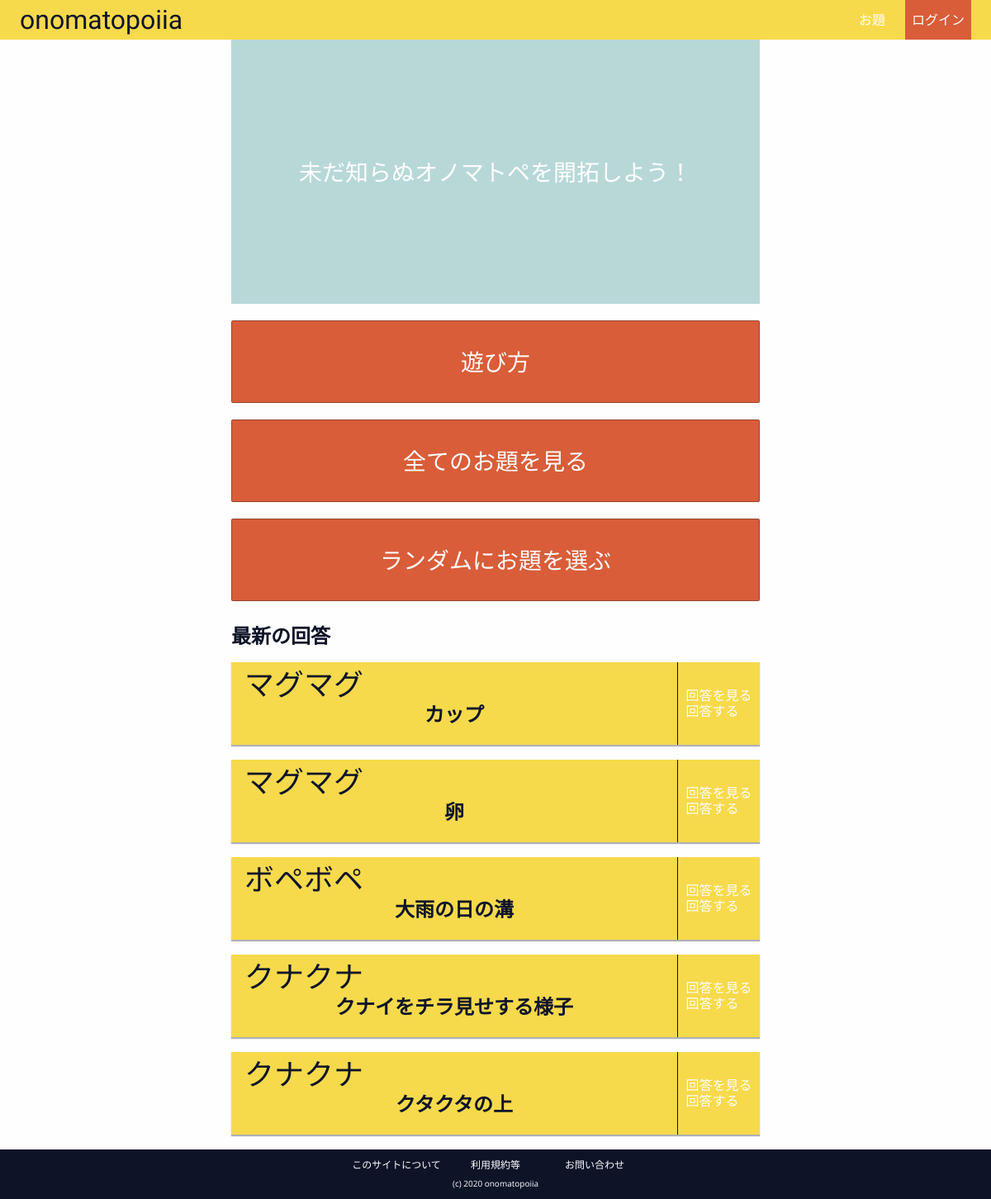
Before: /onomato/ with the older database file.
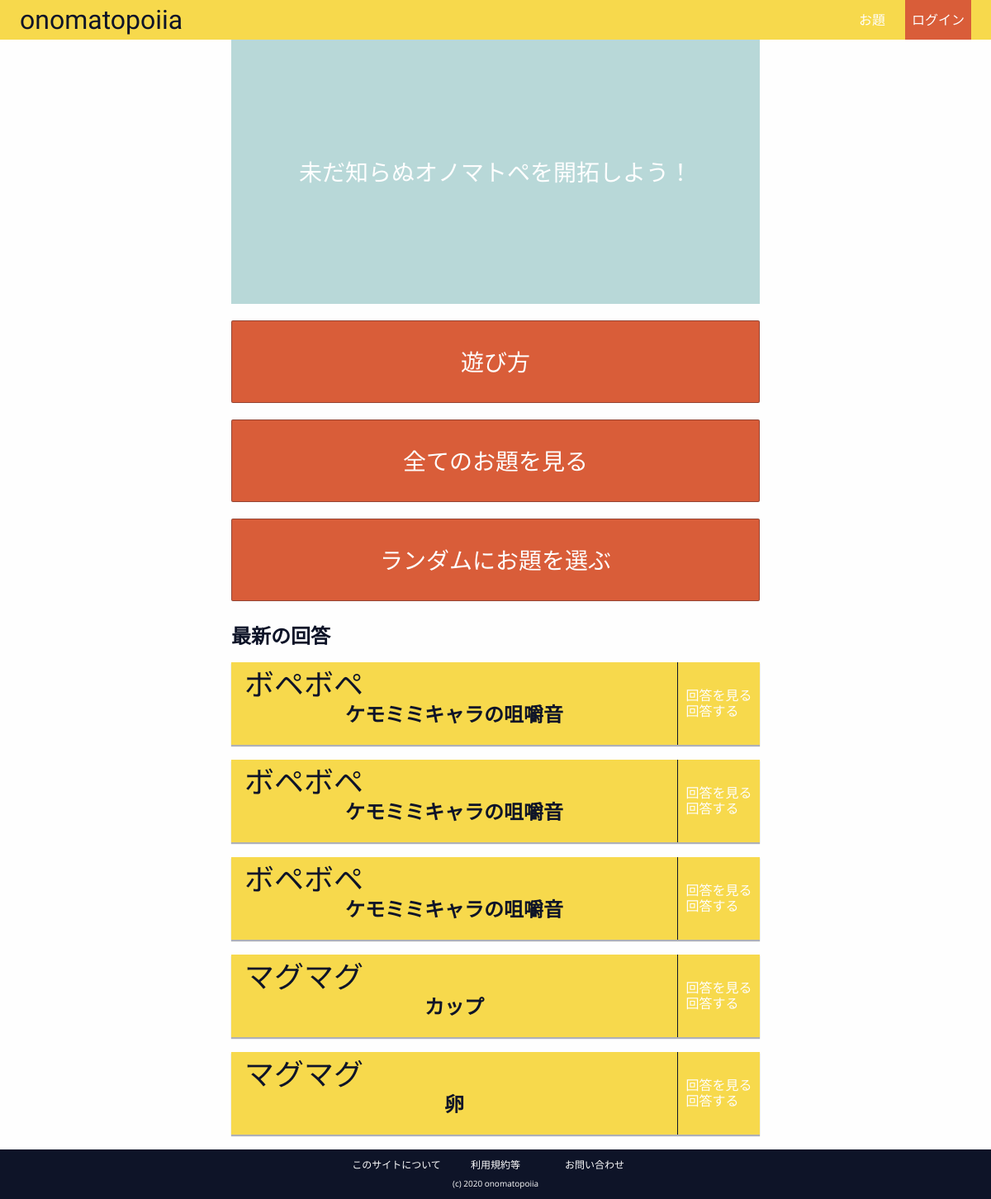
After: the same page with the newer database file.
### onomato/models.py (models this page shows, shortened)
class Answer(models.Model):
    odai = models.ForeignKey(Odai, on_delete=models.CASCADE)
    answer_text = models.CharField(max_length=50, null=False)
    pub_date = models.DateTimeField('date published')

class Odai(models.Model):
    odai_text = models.CharField(max_length=4)
    pub_date = models.DateTimeField('date published')

### onomato/views.py (the view)
# urls.py: path('', views.index, name='index'),
def index(request):
    latest_answer = Answer.objects.order_by('-pub_date')[:5]
    context = {
        'latest_answer': latest_answer,
    }
    return render(request, 'onomato/index.html', context)

### onomato/templates/onomato/index.html (shortened to what this page needs)
{% extends 'onomato/base.html' %} {% load static %} {% block link %}
<link rel="stylesheet" href="{% static 'onomato/css/index.css' %}" />
{% endblock %} {% block content %}
<div class="main__top">
  <div class="main__top__first-view">
    <p>
      未だ知らぬオノマトペを開拓しよう！
    </p>
  </div>
  <a href="/onomato/about/" class="main__top__top-nav">遊び方 </a>
  <a href="/onomato/odai/" class="main__top__top-nav">全てのお題を見る </a>
  <a href="/onomato/odai/" class="main__top__top-nav">ランダムにお題を選ぶ </a>
  <div class="main__top__latest-answers">
    <h2 class="main__top__latest-answers__title">最新の回答</h2>
    {% if latest_answer %} {% for answer in latest_answer %}
    <div class="main__top__latest-answers__answer">
      <div class="main__top__latest-answers__answer__odai-answer">
        <p class="main__top__latest-answers__answer__odai-answer__odai-text">
          {{ answer.odai.odai_text }}
        </p>
        <div
          class="main__top__latest-answers__answer__odai-answer__answer-text"
        >
          {{ answer.answer_text }}
        </div>
      </div>
      <a
        href="/onomato/odai/{{ answer.odai.id }}"
        class="main__top__latest-answers__answer__detail-link"
      >
        <div>
          <div class="main__top__latest-answers__answer__detail-link__text">
            回答を見る
          </div>
          <div class="main__top__latest-answers__answer__detail-link__text">
            回答する
          </div>
        </div>
      </a>
    </div>
    {% endfor %} {% endif %}
  </div>
</div>
{% endblock %}

Changed rows visible on the page:
no longer on this page (row unchanged): Answer: odai.odai_text "ボペボペ", answer_text "大雨の日の溝"
no longer on this page (row unchanged): Answer: odai.odai_text "クナクナ", answer_text "クナイをチラ見せする様子"
no longer on this page (row unchanged): Answer: odai.odai_text "クナクナ", answer_text "クタクタの上"
added Answer: odai.odai_text "ボペボペ", answer_text "ケモミミキャラの咀嚼音"
added Answer: odai.odai_text "ボペボペ", answer_text "ケモミミキャラの咀嚼音"
added Answer: odai.odai_text "ボペボペ", answer_text "ケモミミキャラの咀嚼音"
